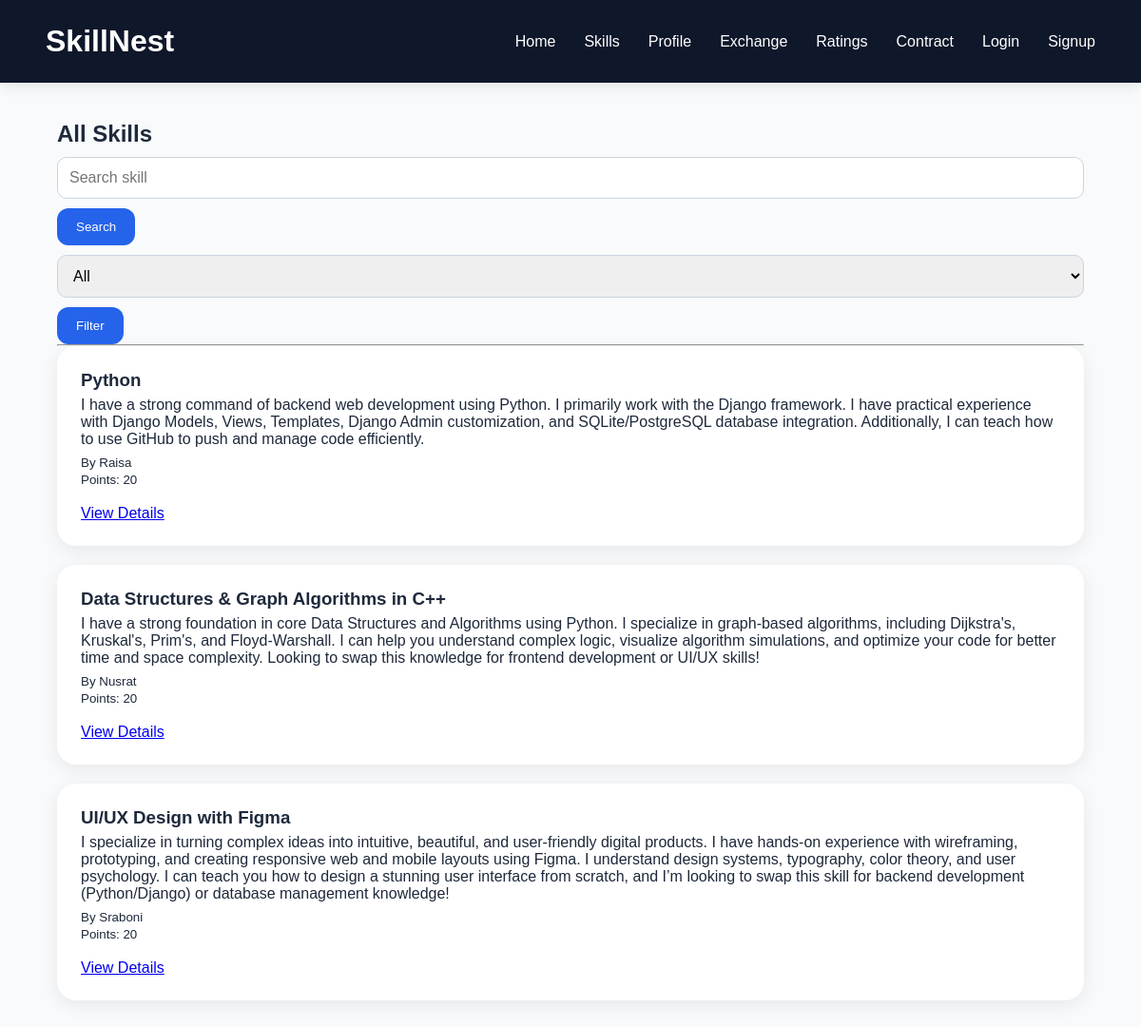
Screenshot of /skills/ with the database file from the repository.
### skills/models.py (models this page shows)
class Skill(models.Model):
    user = models.ForeignKey(User, on_delete=models.CASCADE)
    category = models.ForeignKey(Category, on_delete=models.SET_NULL, null=True, blank=True)
    name = models.CharField(max_length=100)
    description = models.TextField()
    skill_level = models.CharField(
        max_length=20,
        choices=[
            ('Beginner', 'Beginner'),
            ('Intermediate', 'Intermediate'),
            ('Advanced', 'Advanced'),
        ],
        default='Beginner'
    )
    image = models.ImageField(upload_to='skills/', null=True, blank=True)
    created_at = models.DateTimeField(auto_now_add=True)

### accounts/models.py (models this page shows, shortened)
class Profile(models.Model):
    user = models.OneToOneField(User, on_delete=models.CASCADE)
    bio = models.TextField(blank=True)
    image = models.ImageField(upload_to='profiles/', null = True , blank = True)
    points = models.IntegerField(default=20)

### skills/views.py (the view)
def index(request):
    skills = Skill.objects.all()
    categories = Category.objects.all()
    search_query = request.GET.get('search')
    category_id = request.GET.get('category')
    if search_query:
        skills = skills.filter(name__icontains=search_query)
    if category_id:
        skills = skills.filter(category_id=category_id)
    return render(request, 'skills/index.html', {
        'skills': skills,
        'categories': categories
    })

### skills/templates/skills/index.html (shortened to what this page needs)
{% extends 'base.html' %}
{% block content %}
<h2>All Skills</h2>
<form method="GET">
    <input type="text" name="search" placeholder="Search skill">
    <button>Search</button>
    <select name="category">
        <option value="">All</option>
    </select>
    <button>Filter</button>
</form>
<hr>
{% for skill in skills %}
    <div class="card">
        <h3>{{ skill.name }}</h3>
        <p>{{ skill.description }}</p>
        <small>By {{ skill.user.username }}</small>
        <br>
        <small>
            Points: {{skill.user.profile.points }}
        </small>
        <br><br>
        <a href="{% url 'skill_detail' skill.id %}">
            View Details
        </a>
    </div>
{% empty %}
    <p>No skills found</p>
{% endfor %}
{% endblock %}

### templates/base.html (shortened to what this page needs)
{% load static %}
<!DOCTYPE html>
<html>
<head>
    <link rel="stylesheet"
          href="{% static 'css/style.css' %}">
</head>
<body>
<nav class="navbar">
    <a
    href="{% url 'home' %}"
    class="logo">
        SkillNest
    </a>
    <div class="nav-links">
        <a href="{% url 'home' %}">
            Home
        </a>
        <a href="{% url 'index' %}">
            Skills
        </a>
        <a href="{% url 'profile' %}">
            Profile
        </a>
        <a href="{% url 'exchange_home' %}">
            Exchange
        </a>
        <a href="{% url 'ratings_home' %}">
        Ratings
        </a>
        <a href="{% url 'contract' %}">
            Contract
       </a>
        {% if user.is_authenticated %}
           <form method="POST" action="{% url 'logout' %}" style="display:inline;">
               {% csrf_token %}
               <button type="submit" style="background:none;border:none;color:white;cursor:pointer;">
                  Logout
               </button>
           </form>
        {% else %}
            <a href="{% url 'login' %}">
                Login
            </a>
            <a href="{% url 'signup' %}">
                Signup
            </a>
        {% endif %}
    </div>
</nav>
<div class="container">
    {% block content %}
    {% endblock %}
</div>
</body>
</html>

### static/css/style.css (style rules this page uses)
* { margin:0; padding:0; box-sizing:border-box; }
body { font-family:Arial, sans-serif; background:#f8fafc; color:#1e293b; }
.navbar { background:#0f172a; padding:25px 4%; display:flex; justify-content:space-between; align-items:center; flex-wrap:nowrap; box-shadow:0 3px 15px rgba(0,0,0,.1); }
.logo { color:white; font-size:32px; font-weight:bold; text-decoration:none; }
.nav-links { display:flex; gap:30px; align-items:center; }
.nav-links a { color:white; text-decoration:none; transition:.3s; }
.container { width:90%; max-width:1100px; margin:auto; padding:40px 0; }
.card { background:white; border-radius:20px; padding:25px; margin-bottom:20px; box-shadow:0 5px 20px rgba(0,0,0,.08); transition:.3s; }
.card p { margin: 6px 0; }
button, .btn { background:#2563eb; color:white; border:none; padding:12px 20px; border-radius:12px; text-decoration:none; cursor:pointer; display:inline-block; transition:.3s; }
input, select, textarea { width:100%; padding:12px; margin:10px 0; border:1px solid #cbd5e1; border-radius:10px; font-size:16px; }

### rows the page displays
Skill: name "Python", description "I have a strong command of backend web development using Python. I primarily work with the Django framework. I have practical experience with Django Models, Views, Templates, Django Admin customization, and SQLite/PostgreSQL database integration. Additionally, I can teach how to use GitHub to push and manage code efficiently.", user.username "Raisa", user.profile.points "20"
Skill: name "Data Structures & Graph Algorithms in C++", description "I have a strong foundation in core Data Structures and Algorithms using Python. I specialize in graph-based algorithms, including Dijkstra's, Kruskal's, Prim's, and Floyd-Warshall. I can help you understand complex logic, visualize algorithm simulations, and optimize your code for better time and space complexity. Looking to swap this knowledge for frontend development or UI/UX skills!", user.username "Nusrat", user.profile.points "20"
Skill: name "UI/UX Design with Figma", description "I specialize in turning complex ideas into intuitive, beautiful, and user-friendly digital products. I have hands-on experience with wireframing, prototyping, and creating responsive web and mobile layouts using Figma. I understand design systems, typography, color theory, and user psychology. I can teach you how to design a stunning user interface from scratch, and I’m looking to swap this skill for backend development (Python/Django) or database management knowledge!", user.username "Sraboni", user.profile.points "20"
